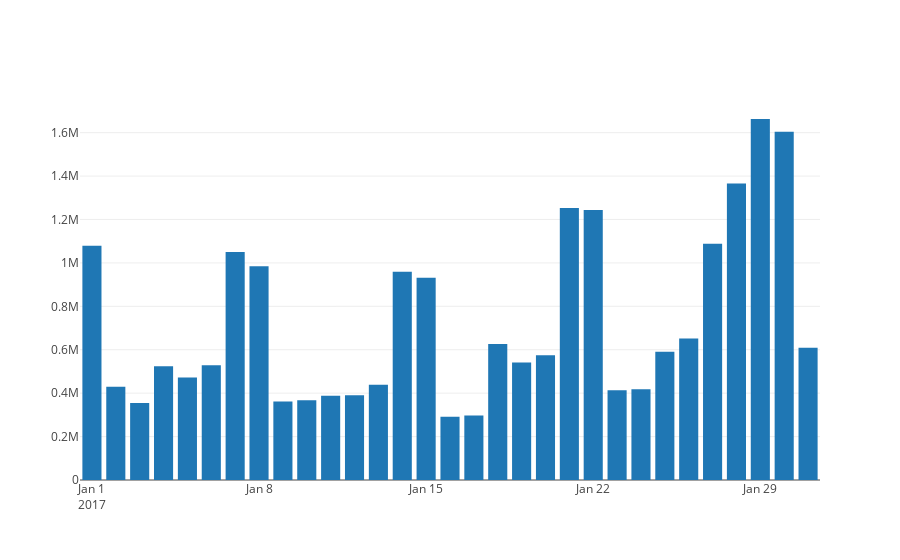

Write notebook code for a chart like this one.
### Code cell
trace = go.Bar(x=date, y=list2) 
data=[trace]
offline.iplot(data)
